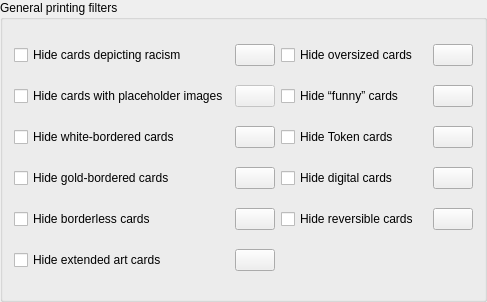
<?xml version="1.0" encoding="UTF-8"?>
<ui version="4.0">
 <class>GeneralPrintingFilter</class>
 <widget class="QGroupBox" name="GeneralPrintingFilter">
  <property name="geometry">
   <rect>
    <x>0</x>
    <y>0</y>
    <width>487</width>
    <height>302</height>
   </rect>
  </property>
  <property name="title">
   <string>General printing filters</string>
  </property>
  <layout class="QGridLayout" name="gridLayout">
   <item row="5" column="3">
    <widget class="QPushButton" name="view_digital_cards">
     <property name="sizePolicy">
      <sizepolicy hsizetype="Fixed" vsizetype="Fixed">
       <horstretch>0</horstretch>
       <verstretch>0</verstretch>
      </sizepolicy>
     </property>
     <property name="toolTip">
      <string>View cards hidden by this filter on the Scryfall website.</string>
     </property>
     <property name="icon">
      <iconset theme="globe"/>
     </property>
    </widget>
   </item>
   <item row="2" column="1">
    <widget class="QPushButton" name="view_cards_without_images">
     <property name="enabled">
      <bool>false</bool>
     </property>
     <property name="sizePolicy">
      <sizepolicy hsizetype="Fixed" vsizetype="Fixed">
       <horstretch>0</horstretch>
       <verstretch>0</verstretch>
      </sizepolicy>
     </property>
     <property name="toolTip">
      <string>View cards hidden by this filter on the Scryfall website.</string>
     </property>
     <property name="icon">
      <iconset theme="globe"/>
     </property>
    </widget>
   </item>
   <item row="6" column="3">
    <widget class="QPushButton" name="view_reversible_cards">
     <property name="sizePolicy">
      <sizepolicy hsizetype="Fixed" vsizetype="Fixed">
       <horstretch>0</horstretch>
       <verstretch>0</verstretch>
      </sizepolicy>
     </property>
     <property name="toolTip">
      <string>View cards hidden by this filter on the Scryfall website.</string>
     </property>
     <property name="icon">
      <iconset theme="globe"/>
     </property>
    </widget>
   </item>
   <item row="6" column="0">
    <widget class="QCheckBox" name="hide_borderless_cards">
     <property name="toolTip">
      <string>Hide cards without a defined, solid-color border.
Those require higher cutting precision to get right.</string>
     </property>
     <property name="text">
      <string>Hide borderless cards</string>
     </property>
    </widget>
   </item>
   <item row="4" column="2">
    <widget class="QCheckBox" name="hide_token">
     <property name="text">
      <string>Hide Token cards</string>
     </property>
    </widget>
   </item>
   <item row="2" column="3">
    <widget class="QPushButton" name="view_funny_cards">
     <property name="sizePolicy">
      <sizepolicy hsizetype="Fixed" vsizetype="Fixed">
       <horstretch>0</horstretch>
       <verstretch>0</verstretch>
      </sizepolicy>
     </property>
     <property name="toolTip">
      <string>View cards hidden by this filter on the Scryfall website.</string>
     </property>
     <property name="icon">
      <iconset theme="globe"/>
     </property>
    </widget>
   </item>
   <item row="6" column="2">
    <widget class="QCheckBox" name="hide_reversible_cards">
     <property name="toolTip">
      <string>Some single-sided cards are re-printed as two-sided, reversible cards in some Secret Lair releases.
This filter hides those.</string>
     </property>
     <property name="text">
      <string>Hide reversible cards</string>
     </property>
    </widget>
   </item>
   <item row="4" column="3">
    <widget class="QPushButton" name="view_token">
     <property name="sizePolicy">
      <sizepolicy hsizetype="Fixed" vsizetype="Fixed">
       <horstretch>0</horstretch>
       <verstretch>0</verstretch>
      </sizepolicy>
     </property>
     <property name="toolTip">
      <string>View cards hidden by this filter on the Scryfall website.</string>
     </property>
     <property name="icon">
      <iconset theme="globe"/>
     </property>
    </widget>
   </item>
   <item row="0" column="3">
    <widget class="QPushButton" name="view_oversized_cards">
     <property name="sizePolicy">
      <sizepolicy hsizetype="Fixed" vsizetype="Fixed">
       <horstretch>0</horstretch>
       <verstretch>0</verstretch>
      </sizepolicy>
     </property>
     <property name="toolTip">
      <string>View cards hidden by this filter on the Scryfall website.</string>
     </property>
     <property name="icon">
      <iconset theme="globe"/>
     </property>
    </widget>
   </item>
   <item row="5" column="2">
    <widget class="QCheckBox" name="hide_digital_cards">
     <property name="toolTip">
      <string>Hide cards and printings that are only available on digital platforms. This includes all kinds of digital printings.</string>
     </property>
     <property name="text">
      <string>Hide digital cards</string>
     </property>
    </widget>
   </item>
   <item row="2" column="2">
    <widget class="QCheckBox" name="hide_funny_cards">
     <property name="toolTip">
      <string>“Funny” cards, not legal in any constructed format.
This includes full-art Contraptions from Unstable,
cards with acorn-shaped security stamps from Unfinity (and newer Un-Sets),
some black-bordered promotional cards with non-standard back faces,
and all silver-bordered cards.</string>
     </property>
     <property name="text">
      <string>Hide “funny” cards</string>
     </property>
    </widget>
   </item>
   <item row="0" column="2">
    <widget class="QCheckBox" name="hide_oversized_cards">
     <property name="toolTip">
      <string>These cards are larger than regular Magic cards and can’t be included in decks.
Includes Archenemy schemes, Planechase planes and
oversized commander creature or Planeswalker cards included in some pre-constructed Commander decks.</string>
     </property>
     <property name="text">
      <string>Hide oversized cards</string>
     </property>
    </widget>
   </item>
   <item row="5" column="0">
    <widget class="QCheckBox" name="hide_gold_bordered_cards">
     <property name="toolTip">
      <string>Some “collectible” sets, like full reprints of tournament-winning decks were printed with golden borders.
Many also have printed signatures of the involved players in the text box.

These are not tournament legal</string>
     </property>
     <property name="text">
      <string>Hide gold-bordered cards</string>
     </property>
    </widget>
   </item>
   <item row="4" column="0">
    <widget class="QCheckBox" name="hide_white_bordered_cards">
     <property name="text">
      <string>Hide white-bordered cards</string>
     </property>
    </widget>
   </item>
   <item row="0" column="0">
    <widget class="QCheckBox" name="hide_cards_depicting_racism">
     <property name="toolTip">
      <string>&lt;html&gt;&lt;head/&gt;&lt;body&gt;&lt;p&gt;Hide cards banned for depicting racism.&lt;/p&gt;&lt;p&gt;Background:&lt;/p&gt;&lt;p&gt;Some cards were banned by Wizards of the Coast, because they depict references to controversial real-world events, religion or contain combinations of card effect, name and artwork that, when viewed together, depict racism. These cards are banned in all sanctioned tournament formats and several community formats like Commander, Oathbreaker and others.&lt;/p&gt;&lt;/body&gt;&lt;/html&gt;</string>
     </property>
     <property name="text">
      <string>Hide cards depicting racism</string>
     </property>
    </widget>
   </item>
   <item row="0" column="1">
    <widget class="QPushButton" name="view_cards_depicting_racism">
     <property name="sizePolicy">
      <sizepolicy hsizetype="Fixed" vsizetype="Fixed">
       <horstretch>0</horstretch>
       <verstretch>0</verstretch>
      </sizepolicy>
     </property>
     <property name="toolTip">
      <string>View cards hidden by this filter on the Scryfall website.</string>
     </property>
     <property name="icon">
      <iconset theme="globe"/>
     </property>
    </widget>
   </item>
   <item row="2" column="0">
    <widget class="QCheckBox" name="hide_cards_without_images">
     <property name="toolTip">
      <string>Hide non-English cards with low-resolution,
English placeholder images with an overlay text stating
“This card is not available in the selected language.”</string>
     </property>
     <property name="text">
      <string>Hide cards with placeholder images</string>
     </property>
    </widget>
   </item>
   <item row="5" column="1">
    <widget class="QPushButton" name="view_gold_bordered_cards">
     <property name="sizePolicy">
      <sizepolicy hsizetype="Fixed" vsizetype="Fixed">
       <horstretch>0</horstretch>
       <verstretch>0</verstretch>
      </sizepolicy>
     </property>
     <property name="toolTip">
      <string>View cards hidden by this filter on the Scryfall website.</string>
     </property>
     <property name="icon">
      <iconset theme="globe"/>
     </property>
    </widget>
   </item>
   <item row="4" column="1">
    <widget class="QPushButton" name="view_white_bordered_cards">
     <property name="sizePolicy">
      <sizepolicy hsizetype="Fixed" vsizetype="Fixed">
       <horstretch>0</horstretch>
       <verstretch>0</verstretch>
      </sizepolicy>
     </property>
     <property name="toolTip">
      <string>View cards hidden by this filter on the Scryfall website.</string>
     </property>
     <property name="icon">
      <iconset theme="globe"/>
     </property>
    </widget>
   </item>
   <item row="6" column="1">
    <widget class="QPushButton" name="view_borderless_cards">
     <property name="sizePolicy">
      <sizepolicy hsizetype="Fixed" vsizetype="Fixed">
       <horstretch>0</horstretch>
       <verstretch>0</verstretch>
      </sizepolicy>
     </property>
     <property name="toolTip">
      <string>View cards hidden by this filter on the Scryfall website.</string>
     </property>
     <property name="icon">
      <iconset theme="globe"/>
     </property>
    </widget>
   </item>
   <item row="7" column="1">
    <widget class="QPushButton" name="view_extended_art_cards">
     <property name="toolTip">
      <string>View cards hidden by this filter on the Scryfall website.</string>
     </property>
     <property name="icon">
      <iconset theme="globe"/>
     </property>
    </widget>
   </item>
   <item row="7" column="0">
    <widget class="QCheckBox" name="hide_extended_art_cards">
     <property name="toolTip">
      <string>Hide cards with artwork extending to the left and right card border.
Similar to borderless cards, these require higher precision during the cutting process.</string>
     </property>
     <property name="text">
      <string>Hide extended art cards</string>
     </property>
    </widget>
   </item>
  </layout>
 </widget>
 <resources/>
 <connections/>
</ui>
